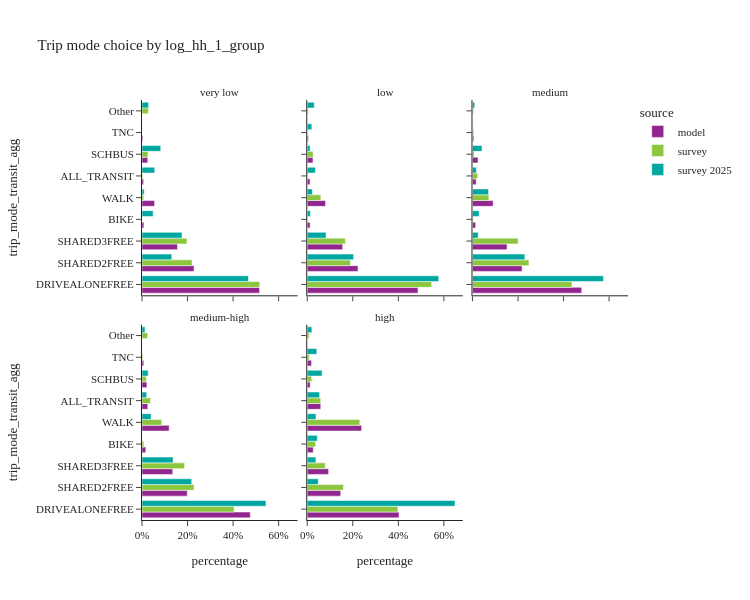
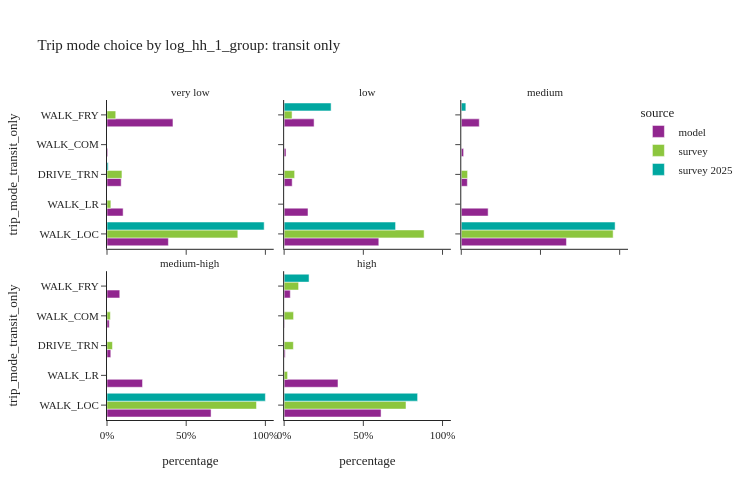

Notebook code cell kept with these figures, in order:
### Code cell
trip_mode_choice_seg(segment_col='log_hh_1_group', height=[600, 500])

### Figure 1 — Plotly figure (JSON) as saved in the notebook; plotly's stock layout.template omitted (floating-point values rounded to 4 significant figures)
{"data": [{"alignmentgroup": "True", "customdata": [[964658], [426890], [291239], [15758], [103345], [13462], [46777], [6691]], "hovertemplate": "source=model<br>log_hh_1_group=very low<br>percentage=%{x}<br>trip_mode_transit_agg=%{y}<br>sample_size=%{customdata[0]}<extra></extra>", "legendgroup": "model", "marker": {"color": "#91268F", "pattern": {"shape": ""}}, "name": "model", "offsetgroup": "model", "orientation": "h", "showlegend": true, "textposition": "auto", "type": "bar", "x": [0.5162, 0.2284, 0.1558, 0.008432, 0.0553, 0.007203, 0.02503, 0.00358], "xaxis": "x4", "y": ["DRIVEALONEFREE", "SHARED2FREE", "SHARED3FREE", "BIKE", "WALK", "ALL_TRANSIT", "SCHBUS", "TNC"], "yaxis": "y4"}, {"alignmentgroup": "True", "customdata": [[944060], [432707], [301835], [24227], [155884], [23884], [48802], [9804]], "hovertemplate": "source=model<br>log_hh_1_group=low<br>percentage=%{x}<br>trip_mode_transit_agg=%{y}<br>sample_size=%{customdata[0]}<extra></extra>", "legendgroup": "model", "marker": {"color": "#91268F", "pattern": {"shape": ""}}, "name": "model", "offsetgroup": "model", "orientation": "h", "showlegend": false, "textposition": "auto", "type": "bar", "x": [0.4863, 0.2229, 0.1555, 0.01248, 0.0803, 0.0123, 0.02514, 0.00505], "xaxis": "x5", "y": ["DRIVEALONEFREE", "SHARED2FREE", "SHARED3FREE", "BIKE", "WALK", "ALL_TRANSIT", "SCHBUS", "TNC"], "yaxis": "y5"}, {"alignmentgroup": "True", "customdata": [[1838520], [834635], [581671], [53296], [347530], [61716], [92961], [22248]], "hovertemplate": "source=model<br>log_hh_1_group=medium<br>percentage=%{x}<br>trip_mode_transit_agg=%{y}<br>sample_size=%{customdata[0]}<extra></extra>", "legendgroup": "model", "marker": {"color": "#91268F", "pattern": {"shape": ""}}, "name": "model", "offsetgroup": "model", "orientation": "h", "showlegend": false, "textposition": "auto", "type": "bar", "x": [0.4797, 0.2178, 0.1518, 0.01391, 0.09068, 0.0161, 0.02426, 0.005805], "xaxis": "x6", "y": ["DRIVEALONEFREE", "SHARED2FREE", "SHARED3FREE", "BIKE", "WALK", "ALL_TRANSIT", "SCHBUS", "TNC"], "yaxis": "y6"}, {"alignmentgroup": "True", "customdata": [[1633774], [682296], [464024], [57369], [409668], [87475], [73946], [26840]], "hovertemplate": "source=model<br>log_hh_1_group=medium-high<br>percentage=%{x}<br>trip_mode_transit_agg=%{y}<br>sample_size=%{customdata[0]}<extra></extra>", "legendgroup": "model", "marker": {"color": "#91268F", "pattern": {"shape": ""}}, "name": "model", "offsetgroup": "model", "orientation": "h", "showlegend": false, "textposition": "auto", "type": "bar", "x": [0.4756, 0.1986, 0.1351, 0.0167, 0.1192, 0.02546, 0.02152, 0.007813], "xaxis": "x", "y": ["DRIVEALONEFREE", "SHARED2FREE", "SHARED3FREE", "BIKE", "WALK", "ALL_TRANSIT", "SCHBUS", "TNC"], "yaxis": "y"}, {"alignmentgroup": "True", "customdata": [[1096007], [399529], [255304], [71353], [649633], [161570], [35231], [51341]], "hovertemplate": "source=model<br>log_hh_1_group=high<br>percentage=%{x}<br>trip_mode_transit_agg=%{y}<br>sample_size=%{customdata[0]}<extra></extra>", "legendgroup": "model", "marker": {"color": "#91268F", "pattern": {"shape": ""}}, "name": "model", "offsetgroup": "model", "orientation": "h", "showlegend": false, "textposition": "auto", "type": "bar", "x": [0.4029, 0.1469, 0.09386, 0.02623, 0.2388, 0.0594, 0.01295, 0.01888], "xaxis": "x2", "y": ["DRIVEALONEFREE", "SHARED2FREE", "SHARED3FREE", "BIKE", "WALK", "ALL_TRANSIT", "SCHBUS", "TNC"], "yaxis": "y2"}, {"alignmentgroup": "True", "customdata": [[1008], [590], [425], [4], [79], [29], [54], [61]], "hovertemplate": "source=survey<br>log_hh_1_group=very low<br>percentage=%{x}<br>trip_mode_transit_agg=%{y}<br>sample_size=%{customdata[0]}<extra></extra>", "legendgroup": "survey", "marker": {"color": "#8CC63E", "pattern": {"shape": ""}}, "name": "survey", "offsetgroup": "survey", "orientation": "h", "showlegend": true, "textposition": "auto", "type": "bar", "x": [0.5171, 0.2197, 0.1975, 0.0003151, 0.007514, 0.003291, 0.02652, 0.02812], "xaxis": "x4", "y": ["DRIVEALONEFREE", "SHARED2FREE", "SHARED3FREE", "BIKE", "WALK", "ALL_TRANSIT", "SCHBUS", "Other"], "yaxis": "y4"}, {"alignmentgroup": "True", "customdata": [[881], [430], [387], [21], [169], [37], [42], [7], [23]], "hovertemplate": "source=survey<br>log_hh_1_group=low<br>percentage=%{x}<br>trip_mode_transit_agg=%{y}<br>sample_size=%{customdata[0]}<extra></extra>", "legendgroup": "survey", "marker": {"color": "#8CC63E", "pattern": {"shape": ""}}, "name": "survey", "offsetgroup": "survey", "orientation": "h", "showlegend": false, "textposition": "auto", "type": "bar", "x": [0.5464, 0.1895, 0.1675, 0.001424, 0.05971, 0.003094, 0.02623, 0.001396, 0.004737], "xaxis": "x5", "y": ["DRIVEALONEFREE", "SHARED2FREE", "SHARED3FREE", "BIKE", "WALK", "ALL_TRANSIT", "SCHBUS", "TNC", "Other"], "yaxis": "y5"}, {"alignmentgroup": "True", "customdata": [[1885], [885], [642], [40], [402], [107], [78], [18], [41]], "hovertemplate": "source=survey<br>log_hh_1_group=medium<br>percentage=%{x}<br>trip_mode_transit_agg=%{y}<br>sample_size=%{customdata[0]}<extra></extra>", "legendgroup": "survey", "marker": {"color": "#8CC63E", "pattern": {"shape": ""}}, "name": "survey", "offsetgroup": "survey", "orientation": "h", "showlegend": false, "textposition": "auto", "type": "bar", "x": [0.4367, 0.2478, 0.2003, 0.002893, 0.07207, 0.0229, 0.007345, 0.005189, 0.004718], "xaxis": "x6", "y": ["DRIVEALONEFREE", "SHARED2FREE", "SHARED3FREE", "BIKE", "WALK", "ALL_TRANSIT", "SCHBUS", "TNC", "Other"], "yaxis": "y6"}, {"alignmentgroup": "True", "customdata": [[1978], [1016], [735], [78], [573], [194], [63], [23], [61]], "hovertemplate": "source=survey<br>log_hh_1_group=medium-high<br>percentage=%{x}<br>trip_mode_transit_agg=%{y}<br>sample_size=%{customdata[0]}<extra></extra>", "legendgroup": "survey", "marker": {"color": "#8CC63E", "pattern": {"shape": ""}}, "name": "survey", "offsetgroup": "survey", "orientation": "h", "showlegend": false, "textposition": "auto", "type": "bar", "x": [0.4042, 0.2284, 0.1872, 0.00834, 0.08655, 0.03759, 0.01891, 0.003958, 0.02487], "xaxis": "x", "y": ["DRIVEALONEFREE", "SHARED2FREE", "SHARED3FREE", "BIKE", "WALK", "ALL_TRANSIT", "SCHBUS", "TNC", "Other"], "yaxis": "y"}, {"alignmentgroup": "True", "customdata": [[2884], [1245], [645], [449], [2964], [713], [51], [55], [201]], "hovertemplate": "source=survey<br>log_hh_1_group=high<br>percentage=%{x}<br>trip_mode_transit_agg=%{y}<br>sample_size=%{customdata[0]}<extra></extra>", "legendgroup": "survey", "marker": {"color": "#8CC63E", "pattern": {"shape": ""}}, "name": "survey", "offsetgroup": "survey", "orientation": "h", "showlegend": false, "textposition": "auto", "type": "bar", "x": [0.3982, 0.1589, 0.07916, 0.03685, 0.2309, 0.05918, 0.01976, 0.008829, 0.008308], "xaxis": "x2", "y": ["DRIVEALONEFREE", "SHARED2FREE", "SHARED3FREE", "BIKE", "WALK", "ALL_TRANSIT", "SCHBUS", "TNC", "Other"], "yaxis": "y2"}, {"alignmentgroup": "True", "customdata": [[276], [96], [49], [11], [19], [25], [44], [1], [14]], "hovertemplate": "source=survey 2025<br>log_hh_1_group=very low<br>percentage=%{x}<br>trip_mode_transit_agg=%{y}<br>sample_size=%{customdata[0]}<extra></extra>", "legendgroup": "survey 2025", "marker": {"color": "#00A7A0", "pattern": {"shape": ""}}, "name": "survey 2025", "offsetgroup": "survey 2025", "orientation": "h", "showlegend": true, "textposition": "auto", "type": "bar", "x": [0.4672, 0.1308, 0.1759, 0.049, 0.009647, 0.05597, 0.08217, 0.0005083, 0.02888], "xaxis": "x4", "y": ["DRIVEALONEFREE", "SHARED2FREE", "SHARED3FREE", "BIKE", "WALK", "ALL_TRANSIT", "SCHBUS", "TNC", "Other"], "yaxis": "y4"}, {"alignmentgroup": "True", "customdata": [[204], [68], [44], [6], [21], [17], [24], [1], [10]], "hovertemplate": "source=survey 2025<br>log_hh_1_group=low<br>percentage=%{x}<br>trip_mode_transit_agg=%{y}<br>sample_size=%{customdata[0]}<extra></extra>", "legendgroup": "survey 2025", "marker": {"color": "#00A7A0", "pattern": {"shape": ""}}, "name": "survey 2025", "offsetgroup": "survey 2025", "orientation": "h", "showlegend": false, "textposition": "auto", "type": "bar", "x": [0.5774, 0.2037, 0.08277, 0.01375, 0.02263, 0.03599, 0.01281, 0.02017, 0.03075], "xaxis": "x5", "y": ["DRIVEALONEFREE", "SHARED2FREE", "SHARED3FREE", "BIKE", "WALK", "ALL_TRANSIT", "SCHBUS", "TNC", "Other"], "yaxis": "y5"}, {"alignmentgroup": "True", "customdata": [[366], [111], [33], [10], [34], [24], [37], [1], [15]], "hovertemplate": "source=survey 2025<br>log_hh_1_group=medium<br>percentage=%{x}<br>trip_mode_transit_agg=%{y}<br>sample_size=%{customdata[0]}<extra></extra>", "legendgroup": "survey 2025", "marker": {"color": "#00A7A0", "pattern": {"shape": ""}}, "name": "survey 2025", "offsetgroup": "survey 2025", "orientation": "h", "showlegend": false, "textposition": "auto", "type": "bar", "x": [0.5752, 0.2303, 0.02493, 0.02923, 0.07048, 0.01685, 0.04163, 0.001697, 0.009742], "xaxis": "x6", "y": ["DRIVEALONEFREE", "SHARED2FREE", "SHARED3FREE", "BIKE", "WALK", "ALL_TRANSIT", "SCHBUS", "TNC", "Other"], "yaxis": "y6"}, {"alignmentgroup": "True", "customdata": [[229], [74], [58], [26], [23], [23], [14]], "hovertemplate": "source=survey 2025<br>log_hh_1_group=medium-high<br>percentage=%{x}<br>trip_mode_transit_agg=%{y}<br>sample_size=%{customdata[0]}<extra></extra>", "legendgroup": "survey 2025", "marker": {"color": "#00A7A0", "pattern": {"shape": ""}}, "name": "survey 2025", "offsetgroup": "survey 2025", "orientation": "h", "showlegend": false, "textposition": "auto", "type": "bar", "x": [0.5443, 0.2184, 0.1366, 0.03985, 0.02044, 0.02711, 0.01325], "xaxis": "x", "y": ["DRIVEALONEFREE", "SHARED2FREE", "SHARED3FREE", "WALK", "ALL_TRANSIT", "SCHBUS", "Other"], "yaxis": "y"}, {"alignmentgroup": "True", "customdata": [[118], [16], [7], [6], [15], [18], [10], [2], [8]], "hovertemplate": "source=survey 2025<br>log_hh_1_group=high<br>percentage=%{x}<br>trip_mode_transit_agg=%{y}<br>sample_size=%{customdata[0]}<extra></extra>", "legendgroup": "survey 2025", "marker": {"color": "#00A7A0", "pattern": {"shape": ""}}, "name": "survey 2025", "offsetgroup": "survey 2025", "orientation": "h", "showlegend": false, "textposition": "auto", "type": "bar", "x": [0.6488, 0.04853, 0.03804, 0.0441, 0.03852, 0.05437, 0.06523, 0.042, 0.0204], "xaxis": "x2", "y": ["DRIVEALONEFREE", "SHARED2FREE", "SHARED3FREE", "BIKE", "WALK", "ALL_TRANSIT", "SCHBUS", "TNC", "Other"], "yaxis": "y2"}], "layout": {"annotations": [{"font": {}, "showarrow": false, "text": "medium-high", "x": 0.16, "xanchor": "center", "xref": "paper", "y": 0.465, "yanchor": "bottom", "yref": "paper"}, {"font": {}, "showarrow": false, "text": "high", "x": 0.5, "xanchor": "center", "xref": "paper", "y": 0.465, "yanchor": "bottom", "yref": "paper"}, {"font": {}, "showarrow": false, "text": "very low", "x": 0.16, "xanchor": "center", "xref": "paper", "y": 1.0, "yanchor": "bottom", "yref": "paper"}, {"font": {}, "showarrow": false, "text": "low", "x": 0.5, "xanchor": "center", "xref": "paper", "y": 1.0, "yanchor": "bottom", "yref": "paper"}, {"font": {}, "showarrow": false, "text": "medium", "x": 0.84, "xanchor": "center", "xref": "paper", "y": 1.0, "yanchor": "bottom", "yref": "paper"}], "barmode": "group", "height": 600, "legend": {"title": {"text": "source"}, "tracegroupgap": 0}, "title": {"text": "Trip mode choice by log_hh_1_group"}, "width": 750, "xaxis": {"anchor": "y", "domain": [0.0, 0.32], "tickformat": ".0%", "title": {"text": "percentage"}}, "xaxis2": {"anchor": "y2", "domain": [0.34, 0.66], "matches": "x", "tickformat": ".0%", "title": {"text": "percentage"}}, "xaxis3": {"anchor": "y3", "domain": [0.68, 1.0], "matches": "x", "title": {"text": "percentage"}}, "xaxis4": {"anchor": "y4", "domain": [0.0, 0.32], "matches": "x", "showticklabels": false}, "xaxis5": {"anchor": "y5", "domain": [0.34, 0.66], "matches": "x", "showticklabels": false}, "xaxis6": {"anchor": "y6", "domain": [0.68, 1.0], "matches": "x", "showticklabels": false}, "yaxis": {"anchor": "x", "domain": [0.0, 0.465], "title": {"text": "trip_mode_transit_agg"}}, "yaxis2": {"anchor": "x2", "domain": [0.0, 0.465], "matches": "y", "showticklabels": false}, "yaxis3": {"anchor": "x3", "domain": [0.0, 0.465], "matches": "y", "showticklabels": false}, "yaxis4": {"anchor": "x4", "domain": [0.535, 1.0], "matches": "y", "title": {"text": "trip_mode_transit_agg"}}, "yaxis5": {"anchor": "x5", "domain": [0.535, 1.0], "matches": "y", "showticklabels": false}, "yaxis6": {"anchor": "x6", "domain": [0.535, 1.0], "matches": "y", "showticklabels": false}}}

### Figure 2 — Plotly figure (JSON) as saved in the notebook; plotly's stock layout.template omitted (floating-point values rounded to 4 significant figures)
{"data": [{"alignmentgroup": "True", "customdata": [[5217], [1370], [1204], [65], [5606]], "hovertemplate": "source=model<br>log_hh_1_group=very low<br>percentage=%{x}<br>trip_mode_transit_only=%{y}<br>sample_size=%{customdata[0]}<extra></extra>", "legendgroup": "model", "marker": {"color": "#91268F", "pattern": {"shape": ""}}, "name": "model", "offsetgroup": "model", "orientation": "h", "showlegend": true, "textposition": "auto", "type": "bar", "x": [0.3875, 0.1018, 0.08944, 0.004828, 0.4164], "xaxis": "x4", "y": ["WALK_LOC", "WALK_LR", "DRIVE_TRN", "WALK_COM", "WALK_FRY"], "yaxis": "y4"}, {"alignmentgroup": "True", "customdata": [[14274], [3598], [1213], [282], [4517]], "hovertemplate": "source=model<br>log_hh_1_group=low<br>percentage=%{x}<br>trip_mode_transit_only=%{y}<br>sample_size=%{customdata[0]}<extra></extra>", "legendgroup": "model", "marker": {"color": "#91268F", "pattern": {"shape": ""}}, "name": "model", "offsetgroup": "model", "orientation": "h", "showlegend": false, "textposition": "auto", "type": "bar", "x": [0.5976, 0.1506, 0.05079, 0.01181, 0.1891], "xaxis": "x5", "y": ["WALK_LOC", "WALK_LR", "DRIVE_TRN", "WALK_COM", "WALK_FRY"], "yaxis": "y5"}, {"alignmentgroup": "True", "customdata": [[40979], [10462], [2360], [907], [7008]], "hovertemplate": "source=model<br>log_hh_1_group=medium<br>percentage=%{x}<br>trip_mode_transit_only=%{y}<br>sample_size=%{customdata[0]}<extra></extra>", "legendgroup": "model", "marker": {"color": "#91268F", "pattern": {"shape": ""}}, "name": "model", "offsetgroup": "model", "orientation": "h", "showlegend": false, "textposition": "auto", "type": "bar", "x": [0.664, 0.1695, 0.03824, 0.0147, 0.1136], "xaxis": "x6", "y": ["WALK_LOC", "WALK_LR", "DRIVE_TRN", "WALK_COM", "WALK_FRY"], "yaxis": "y6"}, {"alignmentgroup": "True", "customdata": [[57477], [19615], [2094], [1241], [7048]], "hovertemplate": "source=model<br>log_hh_1_group=medium-high<br>percentage=%{x}<br>trip_mode_transit_only=%{y}<br>sample_size=%{customdata[0]}<extra></extra>", "legendgroup": "model", "marker": {"color": "#91268F", "pattern": {"shape": ""}}, "name": "model", "offsetgroup": "model", "orientation": "h", "showlegend": false, "textposition": "auto", "type": "bar", "x": [0.6571, 0.2242, 0.02394, 0.01419, 0.08057], "xaxis": "x", "y": ["WALK_LOC", "WALK_LR", "DRIVE_TRN", "WALK_COM", "WALK_FRY"], "yaxis": "y"}, {"alignmentgroup": "True", "customdata": [[98866], [54935], [1063], [429], [6277]], "hovertemplate": "source=model<br>log_hh_1_group=high<br>percentage=%{x}<br>trip_mode_transit_only=%{y}<br>sample_size=%{customdata[0]}<extra></extra>", "legendgroup": "model", "marker": {"color": "#91268F", "pattern": {"shape": ""}}, "name": "model", "offsetgroup": "model", "orientation": "h", "showlegend": false, "textposition": "auto", "type": "bar", "x": [0.6119, 0.34, 0.006579, 0.002655, 0.03885], "xaxis": "x2", "y": ["WALK_LOC", "WALK_LR", "DRIVE_TRN", "WALK_COM", "WALK_FRY"], "yaxis": "y2"}, {"alignmentgroup": "True", "customdata": [[14], [1], [9], [5]], "hovertemplate": "source=survey<br>log_hh_1_group=very low<br>percentage=%{x}<br>trip_mode_transit_only=%{y}<br>sample_size=%{customdata[0]}<extra></extra>", "legendgroup": "survey", "marker": {"color": "#8CC63E", "pattern": {"shape": ""}}, "name": "survey", "offsetgroup": "survey", "orientation": "h", "showlegend": true, "textposition": "auto", "type": "bar", "x": [0.826, 0.02442, 0.09442, 0.05519], "xaxis": "x4", "y": ["WALK_LOC", "WALK_LR", "DRIVE_TRN", "WALK_FRY"], "yaxis": "y4"}, {"alignmentgroup": "True", "customdata": [[30], [4], [3]], "hovertemplate": "source=survey<br>log_hh_1_group=low<br>percentage=%{x}<br>trip_mode_transit_only=%{y}<br>sample_size=%{customdata[0]}<extra></extra>", "legendgroup": "survey", "marker": {"color": "#8CC63E", "pattern": {"shape": ""}}, "name": "survey", "offsetgroup": "survey", "orientation": "h", "showlegend": false, "textposition": "auto", "type": "bar", "x": [0.8837, 0.06623, 0.05004], "xaxis": "x5", "y": ["WALK_LOC", "DRIVE_TRN", "WALK_FRY"], "yaxis": "y5"}, {"alignmentgroup": "True", "customdata": [[102], [4], [1]], "hovertemplate": "source=survey<br>log_hh_1_group=medium<br>percentage=%{x}<br>trip_mode_transit_only=%{y}<br>sample_size=%{customdata[0]}<extra></extra>", "legendgroup": "survey", "marker": {"color": "#8CC63E", "pattern": {"shape": ""}}, "name": "survey", "offsetgroup": "survey", "orientation": "h", "showlegend": false, "textposition": "auto", "type": "bar", "x": [0.9588, 0.03976, 0.001409], "xaxis": "x6", "y": ["WALK_LOC", "DRIVE_TRN", "WALK_FRY"], "yaxis": "y6"}, {"alignmentgroup": "True", "customdata": [[177], [6], [9], [2]], "hovertemplate": "source=survey<br>log_hh_1_group=medium-high<br>percentage=%{x}<br>trip_mode_transit_only=%{y}<br>sample_size=%{customdata[0]}<extra></extra>", "legendgroup": "survey", "marker": {"color": "#8CC63E", "pattern": {"shape": ""}}, "name": "survey", "offsetgroup": "survey", "orientation": "h", "showlegend": false, "textposition": "auto", "type": "bar", "x": [0.9438, 0.000536, 0.03451, 0.02112], "xaxis": "x", "y": ["WALK_LOC", "WALK_LR", "DRIVE_TRN", "WALK_COM"], "yaxis": "y"}, {"alignmentgroup": "True", "customdata": [[639], [35], [23], [10], [6]], "hovertemplate": "source=survey<br>log_hh_1_group=high<br>percentage=%{x}<br>trip_mode_transit_only=%{y}<br>sample_size=%{customdata[0]}<extra></extra>", "legendgroup": "survey", "marker": {"color": "#8CC63E", "pattern": {"shape": ""}}, "name": "survey", "offsetgroup": "survey", "orientation": "h", "showlegend": false, "textposition": "auto", "type": "bar", "x": [0.7694, 0.02172, 0.05819, 0.05948, 0.09121], "xaxis": "x2", "y": ["WALK_LOC", "WALK_LR", "DRIVE_TRN", "WALK_COM", "WALK_FRY"], "yaxis": "y2"}, {"alignmentgroup": "True", "customdata": [[24], [1]], "hovertemplate": "source=survey 2025<br>log_hh_1_group=very low<br>percentage=%{x}<br>trip_mode_transit_only=%{y}<br>sample_size=%{customdata[0]}<extra></extra>", "legendgroup": "survey 2025", "marker": {"color": "#00A7A0", "pattern": {"shape": ""}}, "name": "survey 2025", "offsetgroup": "survey 2025", "orientation": "h", "showlegend": true, "textposition": "auto", "type": "bar", "x": [0.9923, 0.007667], "xaxis": "x4", "y": ["WALK_LOC", "DRIVE_TRN"], "yaxis": "y4"}, {"alignmentgroup": "True", "customdata": [[15], [2]], "hovertemplate": "source=survey 2025<br>log_hh_1_group=low<br>percentage=%{x}<br>trip_mode_transit_only=%{y}<br>sample_size=%{customdata[0]}<extra></extra>", "legendgroup": "survey 2025", "marker": {"color": "#00A7A0", "pattern": {"shape": ""}}, "name": "survey 2025", "offsetgroup": "survey 2025", "orientation": "h", "showlegend": false, "textposition": "auto", "type": "bar", "x": [0.7035, 0.2965], "xaxis": "x5", "y": ["WALK_LOC", "WALK_FRY"], "yaxis": "y5"}, {"alignmentgroup": "True", "customdata": [[22], [2]], "hovertemplate": "source=survey 2025<br>log_hh_1_group=medium<br>percentage=%{x}<br>trip_mode_transit_only=%{y}<br>sample_size=%{customdata[0]}<extra></extra>", "legendgroup": "survey 2025", "marker": {"color": "#00A7A0", "pattern": {"shape": ""}}, "name": "survey 2025", "offsetgroup": "survey 2025", "orientation": "h", "showlegend": false, "textposition": "auto", "type": "bar", "x": [0.9712, 0.02876], "xaxis": "x6", "y": ["WALK_LOC", "WALK_FRY"], "yaxis": "y6"}, {"alignmentgroup": "True", "customdata": [[23]], "hovertemplate": "source=survey 2025<br>log_hh_1_group=medium-high<br>percentage=%{x}<br>trip_mode_transit_only=%{y}<br>sample_size=%{customdata[0]}<extra></extra>", "legendgroup": "survey 2025", "marker": {"color": "#00A7A0", "pattern": {"shape": ""}}, "name": "survey 2025", "offsetgroup": "survey 2025", "orientation": "h", "showlegend": false, "textposition": "auto", "type": "bar", "x": [1.0], "xaxis": "x", "y": ["WALK_LOC"], "yaxis": "y"}, {"alignmentgroup": "True", "customdata": [[16], [2]], "hovertemplate": "source=survey 2025<br>log_hh_1_group=high<br>percentage=%{x}<br>trip_mode_transit_only=%{y}<br>sample_size=%{customdata[0]}<extra></extra>", "legendgroup": "survey 2025", "marker": {"color": "#00A7A0", "pattern": {"shape": ""}}, "name": "survey 2025", "offsetgroup": "survey 2025", "orientation": "h", "showlegend": false, "textposition": "auto", "type": "bar", "x": [0.8426, 0.1574], "xaxis": "x2", "y": ["WALK_LOC", "WALK_FRY"], "yaxis": "y2"}], "layout": {"annotations": [{"font": {}, "showarrow": false, "text": "medium-high", "x": 0.16, "xanchor": "center", "xref": "paper", "y": 0.465, "yanchor": "bottom", "yref": "paper"}, {"font": {}, "showarrow": false, "text": "high", "x": 0.5, "xanchor": "center", "xref": "paper", "y": 0.465, "yanchor": "bottom", "yref": "paper"}, {"font": {}, "showarrow": false, "text": "very low", "x": 0.16, "xanchor": "center", "xref": "paper", "y": 1.0, "yanchor": "bottom", "yref": "paper"}, {"font": {}, "showarrow": false, "text": "low", "x": 0.5, "xanchor": "center", "xref": "paper", "y": 1.0, "yanchor": "bottom", "yref": "paper"}, {"font": {}, "showarrow": false, "text": "medium", "x": 0.84, "xanchor": "center", "xref": "paper", "y": 1.0, "yanchor": "bottom", "yref": "paper"}], "barmode": "group", "height": 500, "legend": {"title": {"text": "source"}, "tracegroupgap": 0}, "title": {"text": "Trip mode choice by log_hh_1_group: transit only"}, "width": 750, "xaxis": {"anchor": "y", "domain": [0.0, 0.32], "tickformat": ".0%", "title": {"text": "percentage"}}, "xaxis2": {"anchor": "y2", "domain": [0.34, 0.66], "matches": "x", "tickformat": ".0%", "title": {"text": "percentage"}}, "xaxis3": {"anchor": "y3", "domain": [0.68, 1.0], "matches": "x", "title": {"text": "percentage"}}, "xaxis4": {"anchor": "y4", "domain": [0.0, 0.32], "matches": "x", "showticklabels": false}, "xaxis5": {"anchor": "y5", "domain": [0.34, 0.66], "matches": "x", "showticklabels": false}, "xaxis6": {"anchor": "y6", "domain": [0.68, 1.0], "matches": "x", "showticklabels": false}, "yaxis": {"anchor": "x", "domain": [0.0, 0.465], "title": {"text": "trip_mode_transit_only"}}, "yaxis2": {"anchor": "x2", "domain": [0.0, 0.465], "matches": "y", "showticklabels": false}, "yaxis3": {"anchor": "x3", "domain": [0.0, 0.465], "matches": "y", "showticklabels": false}, "yaxis4": {"anchor": "x4", "domain": [0.535, 1.0], "matches": "y", "title": {"text": "trip_mode_transit_only"}}, "yaxis5": {"anchor": "x5", "domain": [0.535, 1.0], "matches": "y", "showticklabels": false}, "yaxis6": {"anchor": "x6", "domain": [0.535, 1.0], "matches": "y", "showticklabels": false}}}
